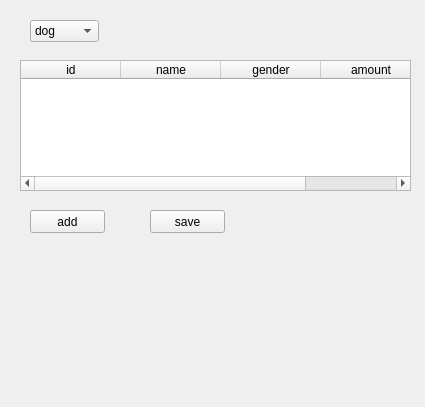
<?xml version="1.0" encoding="UTF-8"?>
<ui version="4.0">
 <class>System</class>
 <widget class="QWidget" name="System">
  <property name="geometry">
   <rect>
    <x>0</x>
    <y>0</y>
    <width>425</width>
    <height>407</height>
   </rect>
  </property>
  <property name="windowTitle">
   <string>Form</string>
  </property>
  <widget class="QPushButton" name="add_button">
   <property name="geometry">
    <rect>
     <x>30</x>
     <y>210</y>
     <width>75</width>
     <height>23</height>
    </rect>
   </property>
   <property name="text">
    <string>add</string>
   </property>
  </widget>
  <widget class="QComboBox" name="comboBox">
   <property name="geometry">
    <rect>
     <x>30</x>
     <y>20</y>
     <width>69</width>
     <height>22</height>
    </rect>
   </property>
   <property name="accessibleName">
    <string/>
   </property>
   <property name="currentText">
    <string>dog</string>
   </property>
   <item>
    <property name="text">
     <string>dog</string>
    </property>
   </item>
   <item>
    <property name="text">
     <string>cat</string>
    </property>
   </item>
  </widget>
  <widget class="QTableWidget" name="stu_table">
   <property name="geometry">
    <rect>
     <x>20</x>
     <y>60</y>
     <width>391</width>
     <height>131</height>
    </rect>
   </property>
   <property name="contextMenuPolicy">
    <enum>Qt::NoContextMenu</enum>
   </property>
   <column>
    <property name="text">
     <string>id</string>
    </property>
    <property name="textAlignment">
     <set>AlignCenter</set>
    </property>
   </column>
   <column>
    <property name="text">
     <string>name</string>
    </property>
   </column>
   <column>
    <property name="text">
     <string>gender</string>
    </property>
   </column>
   <column>
    <property name="text">
     <string>amount</string>
    </property>
   </column>
  </widget>
  <widget class="QPushButton" name="save_button">
   <property name="geometry">
    <rect>
     <x>150</x>
     <y>210</y>
     <width>75</width>
     <height>23</height>
    </rect>
   </property>
   <property name="text">
    <string>save</string>
   </property>
  </widget>
 </widget>
 <resources/>
 <connections/>
</ui>
